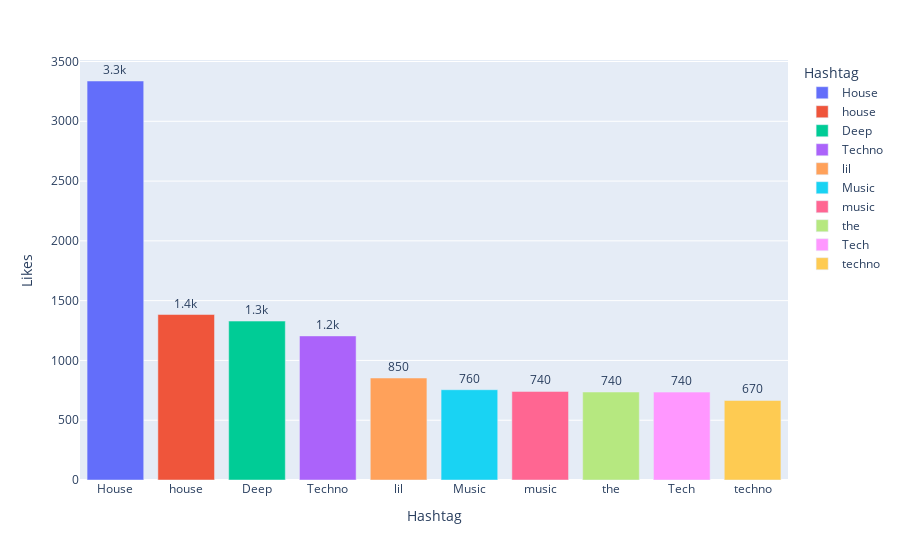

Notebook cell for this chart:
### Markdown cell above
# Visualize Hash_tag vs Likes_count

### Code cell
df4 = df4.nlargest(10, 'Likes_count')
fig = px.bar(df4, x='Hashtag', y='Likes_count', color='Hashtag', text='Likes_count',
            labels={'Hashtag':'Hashtag', 'Likes_count': 'Likes'})
fig.update_traces(texttemplate='%{text:.2s}', textposition='outside')
fig.update_layout(uniformtext_minsize=8, uniformtext_mode='hide')

fig.show()

### Figure 1 — Plotly figure (JSON) as saved in the notebook; plotly's stock layout.template omitted (floating-point values rounded to 4 significant figures)
{"data": [{"alignmentgroup": "True", "hovertemplate": "Hashtag=%{x}<br>Likes=%{text}<extra></extra>", "legendgroup": "House", "marker": {"color": "#636efa", "pattern": {"shape": ""}}, "name": "House", "offsetgroup": "House", "orientation": "v", "showlegend": true, "text": [3337], "textposition": "outside", "texttemplate": "%{text:.2s}", "type": "bar", "x": ["House"], "xaxis": "x", "y": [3337], "yaxis": "y"}, {"alignmentgroup": "True", "hovertemplate": "Hashtag=%{x}<br>Likes=%{text}<extra></extra>", "legendgroup": "house", "marker": {"color": "#EF553B", "pattern": {"shape": ""}}, "name": "house", "offsetgroup": "house", "orientation": "v", "showlegend": true, "text": [1384], "textposition": "outside", "texttemplate": "%{text:.2s}", "type": "bar", "x": ["house"], "xaxis": "x", "y": [1384], "yaxis": "y"}, {"alignmentgroup": "True", "hovertemplate": "Hashtag=%{x}<br>Likes=%{text}<extra></extra>", "legendgroup": "Deep", "marker": {"color": "#00cc96", "pattern": {"shape": ""}}, "name": "Deep", "offsetgroup": "Deep", "orientation": "v", "showlegend": true, "text": [1329], "textposition": "outside", "texttemplate": "%{text:.2s}", "type": "bar", "x": ["Deep"], "xaxis": "x", "y": [1329], "yaxis": "y"}, {"alignmentgroup": "True", "hovertemplate": "Hashtag=%{x}<br>Likes=%{text}<extra></extra>", "legendgroup": "Techno", "marker": {"color": "#ab63fa", "pattern": {"shape": ""}}, "name": "Techno", "offsetgroup": "Techno", "orientation": "v", "showlegend": true, "text": [1205], "textposition": "outside", "texttemplate": "%{text:.2s}", "type": "bar", "x": ["Techno"], "xaxis": "x", "y": [1205], "yaxis": "y"}, {"alignmentgroup": "True", "hovertemplate": "Hashtag=%{x}<br>Likes=%{text}<extra></extra>", "legendgroup": "lil", "marker": {"color": "#FFA15A", "pattern": {"shape": ""}}, "name": "lil", "offsetgroup": "lil", "orientation": "v", "showlegend": true, "text": [853], "textposition": "outside", "texttemplate": "%{text:.2s}", "type": "bar", "x": ["lil"], "xaxis": "x", "y": [853], "yaxis": "y"}, {"alignmentgroup": "True", "hovertemplate": "Hashtag=%{x}<br>Likes=%{text}<extra></extra>", "legendgroup": "Music", "marker": {"color": "#19d3f3", "pattern": {"shape": ""}}, "name": "Music", "offsetgroup": "Music", "orientation": "v", "showlegend": true, "text": [755], "textposition": "outside", "texttemplate": "%{text:.2s}", "type": "bar", "x": ["Music"], "xaxis": "x", "y": [755], "yaxis": "y"}, {"alignmentgroup": "True", "hovertemplate": "Hashtag=%{x}<br>Likes=%{text}<extra></extra>", "legendgroup": "music", "marker": {"color": "#FF6692", "pattern": {"shape": ""}}, "name": "music", "offsetgroup": "music", "orientation": "v", "showlegend": true, "text": [741], "textposition": "outside", "texttemplate": "%{text:.2s}", "type": "bar", "x": ["music"], "xaxis": "x", "y": [741], "yaxis": "y"}, {"alignmentgroup": "True", "hovertemplate": "Hashtag=%{x}<br>Likes=%{text}<extra></extra>", "legendgroup": "the", "marker": {"color": "#B6E880", "pattern": {"shape": ""}}, "name": "the", "offsetgroup": "the", "orientation": "v", "showlegend": true, "text": [736], "textposition": "outside", "texttemplate": "%{text:.2s}", "type": "bar", "x": ["the"], "xaxis": "x", "y": [736], "yaxis": "y"}, {"alignmentgroup": "True", "hovertemplate": "Hashtag=%{x}<br>Likes=%{text}<extra></extra>", "legendgroup": "Tech", "marker": {"color": "#FF97FF", "pattern": {"shape": ""}}, "name": "Tech", "offsetgroup": "Tech", "orientation": "v", "showlegend": true, "text": [735], "textposition": "outside", "texttemplate": "%{text:.2s}", "type": "bar", "x": ["Tech"], "xaxis": "x", "y": [735], "yaxis": "y"}, {"alignmentgroup": "True", "hovertemplate": "Hashtag=%{x}<br>Likes=%{text}<extra></extra>", "legendgroup": "techno", "marker": {"color": "#FECB52", "pattern": {"shape": ""}}, "name": "techno", "offsetgroup": "techno", "orientation": "v", "showlegend": true, "text": [665], "textposition": "outside", "texttemplate": "%{text:.2s}", "type": "bar", "x": ["techno"], "xaxis": "x", "y": [665], "yaxis": "y"}], "layout": {"barmode": "relative", "legend": {"title": {"text": "Hashtag"}, "tracegroupgap": 0}, "margin": {"t": 60}, "uniformtext": {"minsize": 8, "mode": "hide"}, "xaxis": {"anchor": "y", "categoryarray": ["House", "house", "Deep", "Techno", "lil", "Music", "music", "the", "Tech", "techno"], "categoryorder": "array", "domain": [0, 1], "title": {"text": "Hashtag"}}, "yaxis": {"anchor": "x", "domain": [0, 1], "title": {"text": "Likes"}}}}
